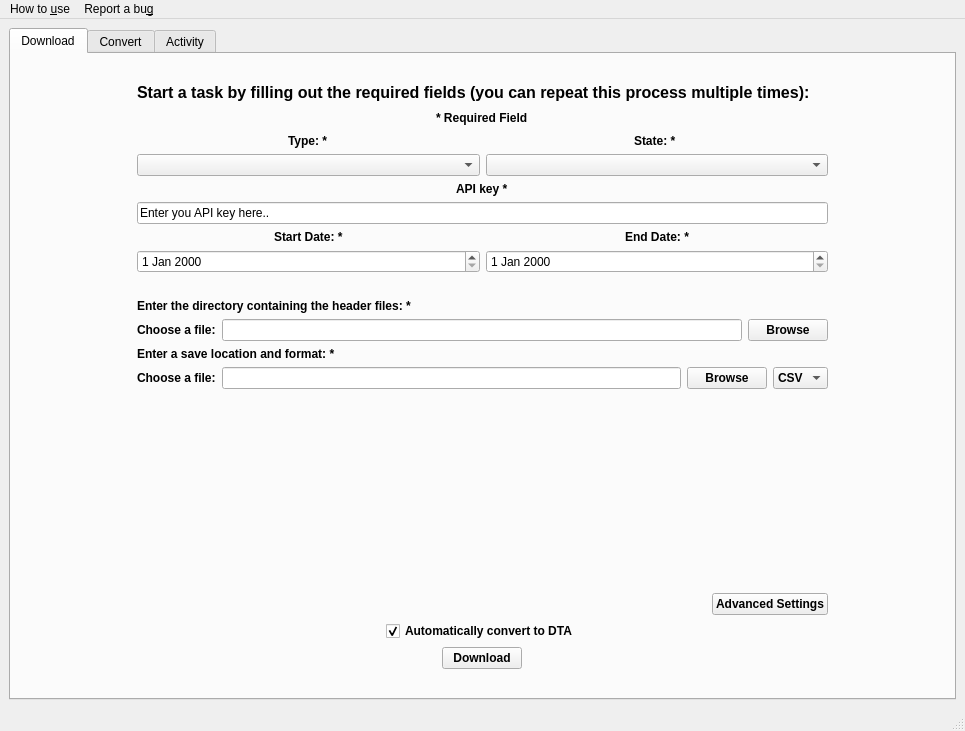
<?xml version="1.0" encoding="UTF-8"?>
<ui version="4.0">
 <class>DrillingInfo</class>
 <widget class="QMainWindow" name="DrillingInfo">
  <property name="geometry">
   <rect>
    <x>0</x>
    <y>0</y>
    <width>965</width>
    <height>731</height>
   </rect>
  </property>
  <property name="sizePolicy">
   <sizepolicy hsizetype="Preferred" vsizetype="Preferred">
    <horstretch>0</horstretch>
    <verstretch>0</verstretch>
   </sizepolicy>
  </property>
  <property name="minimumSize">
   <size>
    <width>867</width>
    <height>615</height>
   </size>
  </property>
  <property name="windowTitle">
   <string>DrillingInfo Scraper</string>
  </property>
  <property name="styleSheet">
   <string notr="true"/>
  </property>
  <widget class="QWidget" name="centralwidget">
   <property name="sizePolicy">
    <sizepolicy hsizetype="Expanding" vsizetype="Expanding">
     <horstretch>0</horstretch>
     <verstretch>0</verstretch>
    </sizepolicy>
   </property>
   <property name="sizeIncrement">
    <size>
     <width>0</width>
     <height>0</height>
    </size>
   </property>
   <layout class="QGridLayout" name="gridLayout_2">
    <item row="0" column="0">
     <layout class="QGridLayout" name="gridLayout_3">
      <item row="0" column="0">
       <widget class="QTabWidget" name="Tabs">
        <property name="enabled">
         <bool>true</bool>
        </property>
        <property name="sizePolicy">
         <sizepolicy hsizetype="Preferred" vsizetype="Expanding">
          <horstretch>0</horstretch>
          <verstretch>0</verstretch>
         </sizepolicy>
        </property>
        <property name="styleSheet">
         <string notr="true"/>
        </property>
        <property name="currentIndex">
         <number>0</number>
        </property>
        <widget class="QWidget" name="Download">
         <property name="sizePolicy">
          <sizepolicy hsizetype="Expanding" vsizetype="Expanding">
           <horstretch>0</horstretch>
           <verstretch>0</verstretch>
          </sizepolicy>
         </property>
         <property name="font">
          <font>
           <weight>50</weight>
           <bold>false</bold>
          </font>
         </property>
         <property name="toolTip">
          <string/>
         </property>
         <property name="whatsThis">
          <string>&lt;html&gt;&lt;head/&gt;&lt;body&gt;&lt;p&gt;Download&lt;/p&gt;&lt;/body&gt;&lt;/html&gt;</string>
         </property>
         <property name="accessibleName">
          <string/>
         </property>
         <attribute name="title">
          <string>Download</string>
         </attribute>
         <layout class="QGridLayout" name="gridLayout_4">
          <item row="1" column="1">
           <layout class="QHBoxLayout" name="horizontalLayout_10">
            <item alignment="Qt::AlignHCenter">
             <widget class="QLabel" name="label_5">
              <property name="font">
               <font>
                <pointsize>12</pointsize>
                <weight>75</weight>
                <bold>true</bold>
               </font>
              </property>
              <property name="text">
               <string>Start a task by filling out the required fields (you can repeat this process multiple times):</string>
              </property>
             </widget>
            </item>
           </layout>
          </item>
          <item row="0" column="1">
           <spacer name="horizontalSpacer_7">
            <property name="orientation">
             <enum>Qt::Horizontal</enum>
            </property>
            <property name="sizeHint" stdset="0">
             <size>
              <width>40</width>
              <height>20</height>
             </size>
            </property>
           </spacer>
          </item>
          <item row="5" column="1" colspan="4">
           <layout class="QGridLayout" name="gridLayout" rowstretch="0,0,0,0,0,0,0" columnstretch="0,0">
            <property name="sizeConstraint">
             <enum>QLayout::SetDefaultConstraint</enum>
            </property>
            <item row="5" column="1">
             <widget class="QDateEdit" name="end_dateEdit"/>
            </item>
            <item row="5" column="0">
             <widget class="QDateEdit" name="start_dateEdit"/>
            </item>
            <item row="3" column="0" colspan="2">
             <widget class="QLineEdit" name="api_lineEdit">
              <property name="text">
               <string>Enter you API key here..</string>
              </property>
             </widget>
            </item>
            <item row="0" column="0" alignment="Qt::AlignHCenter">
             <widget class="QLabel" name="label_6">
              <property name="font">
               <font>
                <weight>75</weight>
                <bold>true</bold>
               </font>
              </property>
              <property name="styleSheet">
               <string notr="true"/>
              </property>
              <property name="text">
               <string>Type: *</string>
              </property>
             </widget>
            </item>
            <item row="2" column="0" colspan="2" alignment="Qt::AlignHCenter">
             <widget class="QLabel" name="apiLabel">
              <property name="font">
               <font>
                <weight>75</weight>
                <bold>true</bold>
               </font>
              </property>
              <property name="styleSheet">
               <string notr="true"/>
              </property>
              <property name="text">
               <string>API key *</string>
              </property>
             </widget>
            </item>
            <item row="1" column="1">
             <widget class="QComboBox" name="state_comboBox">
              <property name="sizePolicy">
               <sizepolicy hsizetype="Preferred" vsizetype="Fixed">
                <horstretch>0</horstretch>
                <verstretch>0</verstretch>
               </sizepolicy>
              </property>
             </widget>
            </item>
            <item row="1" column="0">
             <widget class="QComboBox" name="type_comboBox">
              <property name="sizePolicy">
               <sizepolicy hsizetype="Preferred" vsizetype="Fixed">
                <horstretch>0</horstretch>
                <verstretch>0</verstretch>
               </sizepolicy>
              </property>
             </widget>
            </item>
            <item row="0" column="1" alignment="Qt::AlignHCenter">
             <widget class="QLabel" name="label_9">
              <property name="font">
               <font>
                <weight>75</weight>
                <bold>true</bold>
               </font>
              </property>
              <property name="styleSheet">
               <string notr="true"/>
              </property>
              <property name="text">
               <string>State: * </string>
              </property>
             </widget>
            </item>
            <item row="4" column="0" alignment="Qt::AlignHCenter">
             <widget class="QLabel" name="startLabel">
              <property name="font">
               <font>
                <weight>75</weight>
                <bold>true</bold>
               </font>
              </property>
              <property name="styleSheet">
               <string notr="true"/>
              </property>
              <property name="text">
               <string>Start Date: *</string>
              </property>
             </widget>
            </item>
            <item row="4" column="1" alignment="Qt::AlignHCenter">
             <widget class="QLabel" name="endLabel">
              <property name="font">
               <font>
                <weight>75</weight>
                <bold>true</bold>
               </font>
              </property>
              <property name="styleSheet">
               <string notr="true"/>
              </property>
              <property name="text">
               <string>End Date: *</string>
              </property>
             </widget>
            </item>
            <item row="6" column="0">
             <spacer name="horizontalSpacer_3">
              <property name="orientation">
               <enum>Qt::Horizontal</enum>
              </property>
              <property name="sizeHint" stdset="0">
               <size>
                <width>40</width>
                <height>20</height>
               </size>
              </property>
             </spacer>
            </item>
            <item row="6" column="1">
             <spacer name="horizontalSpacer_4">
              <property name="orientation">
               <enum>Qt::Horizontal</enum>
              </property>
              <property name="sizeHint" stdset="0">
               <size>
                <width>40</width>
                <height>20</height>
               </size>
              </property>
             </spacer>
            </item>
           </layout>
          </item>
          <item row="11" column="1">
           <spacer name="horizontalSpacer_10">
            <property name="orientation">
             <enum>Qt::Horizontal</enum>
            </property>
            <property name="sizeHint" stdset="0">
             <size>
              <width>40</width>
              <height>20</height>
             </size>
            </property>
           </spacer>
          </item>
          <item row="10" column="1" colspan="4">
           <layout class="QVBoxLayout" name="verticalLayout">
            <item>
             <widget class="QLabel" name="prodLabel">
              <property name="font">
               <font>
                <weight>75</weight>
                <bold>true</bold>
               </font>
              </property>
              <property name="styleSheet">
               <string notr="true"/>
              </property>
              <property name="text">
               <string>Enter the directory containing the header files: *</string>
              </property>
             </widget>
            </item>
            <item>
             <layout class="QHBoxLayout" name="horizontalLayout">
              <item>
               <widget class="QLabel" name="prodm_choose">
                <property name="font">
                 <font>
                  <weight>75</weight>
                  <bold>true</bold>
                 </font>
                </property>
                <property name="text">
                 <string>Choose a file:</string>
                </property>
               </widget>
              </item>
              <item>
               <widget class="QLineEdit" name="prodm_lineEdit"/>
              </item>
              <item>
               <widget class="QPushButton" name="prodm_browse">
                <property name="font">
                 <font>
                  <weight>75</weight>
                  <bold>true</bold>
                 </font>
                </property>
                <property name="text">
                 <string>Browse</string>
                </property>
               </widget>
              </item>
             </layout>
            </item>
            <item>
             <widget class="QLabel" name="label_13">
              <property name="font">
               <font>
                <weight>75</weight>
                <bold>true</bold>
               </font>
              </property>
              <property name="styleSheet">
               <string notr="true"/>
              </property>
              <property name="text">
               <string>Enter a save location and format: *</string>
              </property>
             </widget>
            </item>
            <item>
             <layout class="QHBoxLayout" name="horizontalLayout_3">
              <item>
               <widget class="QLabel" name="label_12">
                <property name="font">
                 <font>
                  <weight>75</weight>
                  <bold>true</bold>
                 </font>
                </property>
                <property name="text">
                 <string>Choose a file:</string>
                </property>
               </widget>
              </item>
              <item>
               <widget class="QLineEdit" name="save_lineEdit"/>
              </item>
              <item>
               <widget class="QPushButton" name="save_browse">
                <property name="font">
                 <font>
                  <weight>75</weight>
                  <bold>true</bold>
                 </font>
                </property>
                <property name="text">
                 <string>Browse</string>
                </property>
               </widget>
              </item>
              <item>
               <widget class="QComboBox" name="format_comboBox_dl">
                <property name="font">
                 <font>
                  <weight>75</weight>
                  <bold>true</bold>
                 </font>
                </property>
                <item>
                 <property name="text">
                  <string>CSV</string>
                 </property>
                </item>
               </widget>
              </item>
             </layout>
            </item>
            <item>
             <spacer name="verticalSpacer_3">
              <property name="orientation">
               <enum>Qt::Vertical</enum>
              </property>
              <property name="sizeHint" stdset="0">
               <size>
                <width>20</width>
                <height>40</height>
               </size>
              </property>
             </spacer>
            </item>
            <item>
             <layout class="QHBoxLayout" name="horizontalLayout_12"/>
            </item>
            <item>
             <layout class="QHBoxLayout" name="horizontalLayout_4">
              <item alignment="Qt::AlignRight">
               <widget class="QPushButton" name="pushButton">
                <property name="font">
                 <font>
                  <weight>75</weight>
                  <bold>true</bold>
                 </font>
                </property>
                <property name="text">
                 <string>Advanced Settings</string>
                </property>
               </widget>
              </item>
             </layout>
            </item>
            <item alignment="Qt::AlignHCenter">
             <widget class="QCheckBox" name="dtaCheckbox">
              <property name="font">
               <font>
                <weight>75</weight>
                <bold>true</bold>
               </font>
              </property>
              <property name="text">
               <string>Automatically convert to DTA</string>
              </property>
              <property name="checked">
               <bool>true</bool>
              </property>
             </widget>
            </item>
            <item>
             <layout class="QHBoxLayout" name="horizontalLayout_14">
              <item alignment="Qt::AlignHCenter">
               <widget class="QPushButton" name="download_button">
                <property name="font">
                 <font>
                  <weight>75</weight>
                  <bold>true</bold>
                 </font>
                </property>
                <property name="styleSheet">
                 <string notr="true"/>
                </property>
                <property name="text">
                 <string>Download</string>
                </property>
               </widget>
              </item>
             </layout>
            </item>
           </layout>
          </item>
          <item row="3" column="1" colspan="4" alignment="Qt::AlignHCenter">
           <widget class="QLabel" name="label_11">
            <property name="font">
             <font>
              <weight>75</weight>
              <bold>true</bold>
             </font>
            </property>
            <property name="styleSheet">
             <string notr="true"/>
            </property>
            <property name="text">
             <string>* Required Field</string>
            </property>
           </widget>
          </item>
          <item row="3" column="0">
           <spacer name="horizontalSpacer_13">
            <property name="orientation">
             <enum>Qt::Horizontal</enum>
            </property>
            <property name="sizeHint" stdset="0">
             <size>
              <width>40</width>
              <height>20</height>
             </size>
            </property>
           </spacer>
          </item>
          <item row="11" column="5">
           <spacer name="horizontalSpacer_15">
            <property name="orientation">
             <enum>Qt::Horizontal</enum>
            </property>
            <property name="sizeHint" stdset="0">
             <size>
              <width>40</width>
              <height>20</height>
             </size>
            </property>
           </spacer>
          </item>
         </layout>
        </widget>
        <widget class="QWidget" name="Convert">
         <property name="sizePolicy">
          <sizepolicy hsizetype="Expanding" vsizetype="Expanding">
           <horstretch>0</horstretch>
           <verstretch>0</verstretch>
          </sizepolicy>
         </property>
         <attribute name="title">
          <string>Convert</string>
         </attribute>
         <layout class="QGridLayout" name="gridLayout_5">
          <item row="8" column="1">
           <spacer name="horizontalSpacer_16">
            <property name="orientation">
             <enum>Qt::Horizontal</enum>
            </property>
            <property name="sizeHint" stdset="0">
             <size>
              <width>40</width>
              <height>20</height>
             </size>
            </property>
           </spacer>
          </item>
          <item row="9" column="1">
           <spacer name="horizontalSpacer_12">
            <property name="orientation">
             <enum>Qt::Horizontal</enum>
            </property>
            <property name="sizeHint" stdset="0">
             <size>
              <width>40</width>
              <height>20</height>
             </size>
            </property>
           </spacer>
          </item>
          <item row="10" column="1">
           <spacer name="horizontalSpacer_9">
            <property name="orientation">
             <enum>Qt::Horizontal</enum>
            </property>
            <property name="sizeHint" stdset="0">
             <size>
              <width>40</width>
              <height>20</height>
             </size>
            </property>
           </spacer>
          </item>
          <item row="11" column="1">
           <layout class="QVBoxLayout" name="verticalLayout_2">
            <item>
             <layout class="QHBoxLayout" name="horizontalLayout_6">
              <item alignment="Qt::AlignHCenter">
               <widget class="QPushButton" name="convert_pushButton">
                <property name="font">
                 <font>
                  <weight>75</weight>
                  <bold>true</bold>
                 </font>
                </property>
                <property name="styleSheet">
                 <string notr="true"/>
                </property>
                <property name="text">
                 <string>Convert</string>
                </property>
               </widget>
              </item>
             </layout>
            </item>
           </layout>
          </item>
          <item row="0" column="1">
           <widget class="QLabel" name="label_3">
            <property name="text">
             <string>TextLabel</string>
            </property>
           </widget>
          </item>
          <item row="6" column="1">
           <spacer name="horizontalSpacer_11">
            <property name="orientation">
             <enum>Qt::Horizontal</enum>
            </property>
            <property name="sizeHint" stdset="0">
             <size>
              <width>40</width>
              <height>20</height>
             </size>
            </property>
           </spacer>
          </item>
          <item row="3" column="1">
           <layout class="QHBoxLayout" name="horizontalLayout_2">
            <item>
             <layout class="QHBoxLayout" name="horizontalLayout_5">
              <item>
               <widget class="QLabel" name="label_4">
                <property name="font">
                 <font>
                  <weight>75</weight>
                  <bold>true</bold>
                 </font>
                </property>
                <property name="text">
                 <string>Select a file format to convert to: </string>
                </property>
               </widget>
              </item>
              <item alignment="Qt::AlignRight">
               <widget class="QComboBox" name="format_comboBox">
                <property name="font">
                 <font>
                  <weight>75</weight>
                  <bold>true</bold>
                 </font>
                </property>
                <item>
                 <property name="text">
                  <string>DTA</string>
                 </property>
                </item>
                <item>
                 <property name="text">
                  <string>CSV</string>
                 </property>
                </item>
               </widget>
              </item>
             </layout>
            </item>
           </layout>
          </item>
          <item row="1" column="1">
           <layout class="QGridLayout" name="gridLayout_6">
            <item row="1" column="1">
             <widget class="QLabel" name="label_2">
              <property name="font">
               <font>
                <weight>75</weight>
                <bold>true</bold>
               </font>
              </property>
              <property name="text">
               <string>Save To:         </string>
              </property>
             </widget>
            </item>
            <item row="1" column="2">
             <widget class="QLineEdit" name="saveConvert_lineEdit"/>
            </item>
            <item row="0" column="2">
             <widget class="QLineEdit" name="originalfile_lineEdit"/>
            </item>
            <item row="0" column="1">
             <widget class="QLabel" name="label">
              <property name="font">
               <font>
                <weight>75</weight>
                <bold>true</bold>
               </font>
              </property>
              <property name="text">
               <string>Choose a file:</string>
              </property>
             </widget>
            </item>
            <item row="0" column="3">
             <widget class="QPushButton" name="originalfile_browse">
              <property name="font">
               <font>
                <weight>75</weight>
                <bold>true</bold>
               </font>
              </property>
              <property name="text">
               <string>Browse</string>
              </property>
             </widget>
            </item>
            <item row="1" column="4">
             <spacer name="horizontalSpacer_18">
              <property name="orientation">
               <enum>Qt::Horizontal</enum>
              </property>
              <property name="sizeHint" stdset="0">
               <size>
                <width>40</width>
                <height>20</height>
               </size>
              </property>
             </spacer>
            </item>
            <item row="0" column="0">
             <spacer name="horizontalSpacer_8">
              <property name="orientation">
               <enum>Qt::Horizontal</enum>
              </property>
              <property name="sizeHint" stdset="0">
               <size>
                <width>40</width>
                <height>20</height>
               </size>
              </property>
             </spacer>
            </item>
            <item row="1" column="3">
             <widget class="QPushButton" name="saveConvert_button">
              <property name="font">
               <font>
                <weight>75</weight>
                <bold>true</bold>
               </font>
              </property>
              <property name="text">
               <string>Browse</string>
              </property>
             </widget>
            </item>
           </layout>
          </item>
          <item row="7" column="1">
           <spacer name="horizontalSpacer_17">
            <property name="orientation">
             <enum>Qt::Horizontal</enum>
            </property>
            <property name="sizeHint" stdset="0">
             <size>
              <width>40</width>
              <height>20</height>
             </size>
            </property>
           </spacer>
          </item>
          <item row="2" column="1">
           <spacer name="horizontalSpacer">
            <property name="orientation">
             <enum>Qt::Horizontal</enum>
            </property>
            <property name="sizeHint" stdset="0">
             <size>
              <width>40</width>
              <height>20</height>
             </size>
            </property>
           </spacer>
          </item>
          <item row="13" column="1">
           <spacer name="horizontalSpacer_14">
            <property name="orientation">
             <enum>Qt::Horizontal</enum>
            </property>
            <property name="sizeHint" stdset="0">
             <size>
              <width>40</width>
              <height>20</height>
             </size>
            </property>
           </spacer>
          </item>
          <item row="4" column="1">
           <spacer name="horizontalSpacer_2">
            <property name="orientation">
             <enum>Qt::Horizontal</enum>
            </property>
            <property name="sizeHint" stdset="0">
             <size>
              <width>40</width>
              <height>20</height>
             </size>
            </property>
           </spacer>
          </item>
         </layout>
        </widget>
        <widget class="QWidget" name="Activity">
         <property name="sizePolicy">
          <sizepolicy hsizetype="Expanding" vsizetype="Expanding">
           <horstretch>0</horstretch>
           <verstretch>0</verstretch>
          </sizepolicy>
         </property>
         <property name="autoFillBackground">
          <bool>false</bool>
         </property>
         <attribute name="title">
          <string>Activity</string>
         </attribute>
         <layout class="QGridLayout" name="gridLayout_10">
          <item row="1" column="11">
           <spacer name="verticalSpacer_27">
            <property name="orientation">
             <enum>Qt::Vertical</enum>
            </property>
            <property name="sizeHint" stdset="0">
             <size>
              <width>20</width>
              <height>40</height>
             </size>
            </property>
           </spacer>
          </item>
          <item row="1" column="8">
           <layout class="QGridLayout" name="gridLayout_9">
            <item row="0" column="0">
             <layout class="QHBoxLayout" name="horizontalLayout_11">
              <item>
               <spacer name="horizontalSpacer_42">
                <property name="orientation">
                 <enum>Qt::Horizontal</enum>
                </property>
                <property name="sizeHint" stdset="0">
                 <size>
                  <width>40</width>
                  <height>20</height>
                 </size>
                </property>
               </spacer>
              </item>
              <item alignment="Qt::AlignTop">
               <widget class="QLabel" name="label_16">
                <property name="font">
                 <font>
                  <pointsize>12</pointsize>
                  <weight>75</weight>
                  <bold>true</bold>
                 </font>
                </property>
                <property name="text">
                 <string>Current jobs and statuses:</string>
                </property>
               </widget>
              </item>
              <item>
               <spacer name="horizontalSpacer_43">
                <property name="orientation">
                 <enum>Qt::Horizontal</enum>
                </property>
                <property name="sizeHint" stdset="0">
                 <size>
                  <width>40</width>
                  <height>20</height>
                 </size>
                </property>
               </spacer>
              </item>
             </layout>
            </item>
            <item row="1" column="0">
             <spacer name="horizontalSpacer_69">
              <property name="orientation">
               <enum>Qt::Horizontal</enum>
              </property>
              <property name="sizeHint" stdset="0">
               <size>
                <width>40</width>
                <height>20</height>
               </size>
              </property>
             </spacer>
            </item>
            <item row="3" column="0">
             <spacer name="horizontalSpacer_66">
              <property name="orientation">
               <enum>Qt::Horizontal</enum>
              </property>
              <property name="sizeHint" stdset="0">
               <size>
                <width>40</width>
                <height>20</height>
               </size>
              </property>
             </spacer>
            </item>
            <item row="2" column="0" alignment="Qt::AlignHCenter">
             <widget class="QTableWidget" name="statusTable">
              <property name="font">
               <font>
                <pointsize>10</pointsize>
               </font>
              </property>
              <property name="sizeAdjustPolicy">
               <enum>QAbstractScrollArea::AdjustToContentsOnFirstShow</enum>
              </property>
              <property name="editTriggers">
               <set>QAbstractItemView::NoEditTriggers</set>
              </property>
              <attribute name="horizontalHeaderHighlightSections">
               <bool>false</bool>
              </attribute>
              <attribute name="horizontalHeaderShowSortIndicator" stdset="0">
               <bool>false</bool>
              </attribute>
              <attribute name="horizontalHeaderStretchLastSection">
               <bool>true</bool>
              </attribute>
              <attribute name="verticalHeaderHighlightSections">
               <bool>false</bool>
              </attribute>
              <column>
               <property name="text">
                <string>Name</string>
               </property>
               <property name="font">
                <font>
                 <weight>75</weight>
                 <bold>true</bold>
                </font>
               </property>
              </column>
              <column>
               <property name="text">
                <string>Running</string>
               </property>
               <property name="font">
                <font>
                 <weight>75</weight>
                 <bold>true</bold>
                </font>
               </property>
              </column>
              <column>
               <property name="text">
                <string>Queued</string>
               </property>
               <property name="font">
                <font>
                 <weight>75</weight>
                 <bold>true</bold>
                </font>
               </property>
              </column>
              <column>
               <property name="text">
                <string>Paused</string>
               </property>
               <property name="font">
                <font>
                 <weight>75</weight>
                 <bold>true</bold>
                </font>
               </property>
              </column>
              <column>
               <property name="text">
                <string>Exited</string>
               </property>
               <property name="font">
                <font>
                 <weight>75</weight>
                 <bold>true</bold>
                </font>
               </property>
              </column>
             </widget>
            </item>
           </layout>
          </item>
          <item row="5" column="8">
           <spacer name="horizontalSpacer_44">
            <property name="orientation">
             <enum>Qt::Horizontal</enum>
            </property>
            <property name="sizeHint" stdset="0">
             <size>
              <width>40</width>
              <height>20</height>
             </size>
            </property>
           </spacer>
          </item>
          <item row="0" column="8">
           <spacer name="horizontalSpacer_67">
            <property name="orientation">
             <enum>Qt::Horizontal</enum>
            </property>
            <property name="sizeHint" stdset="0">
             <size>
              <width>40</width>
              <height>20</height>
             </size>
            </property>
           </spacer>
          </item>
          <item row="3" column="8">
           <layout class="QHBoxLayout" name="horizontalLayout_13">
            <item>
             <widget class="QPushButton" name="clearSelected">
              <property name="font">
               <font>
                <weight>75</weight>
                <bold>true</bold>
               </font>
              </property>
              <property name="text">
               <string>Clear Selected</string>
              </property>
             </widget>
            </item>
            <item>
             <widget class="QPushButton" name="increasePriority">
              <property name="font">
               <font>
                <weight>75</weight>
                <bold>true</bold>
               </font>
              </property>
              <property name="text">
               <string>Increase Priority</string>
              </property>
             </widget>
            </item>
            <item>
             <widget class="QPushButton" name="shutdown_pushButton">
              <property name="font">
               <font>
                <weight>75</weight>
                <bold>true</bold>
               </font>
              </property>
              <property name="text">
               <string>Shutdown Selected</string>
              </property>
             </widget>
            </item>
           </layout>
          </item>
          <item row="2" column="8">
           <layout class="QHBoxLayout" name="horizontalLayout_9">
            <item>
             <widget class="QPushButton" name="pauseSelected">
              <property name="font">
               <font>
                <weight>75</weight>
                <bold>true</bold>
               </font>
              </property>
              <property name="text">
               <string>Pause Selected</string>
              </property>
             </widget>
            </item>
            <item>
             <widget class="QPushButton" name="resumeSelected">
              <property name="font">
               <font>
                <weight>75</weight>
                <bold>true</bold>
               </font>
              </property>
              <property name="text">
               <string>Resume Selected</string>
              </property>
             </widget>
            </item>
            <item>
             <widget class="QPushButton" name="queueSelected">
              <property name="font">
               <font>
                <weight>75</weight>
                <bold>true</bold>
               </font>
              </property>
              <property name="text">
               <string>Queue Selected</string>
              </property>
             </widget>
            </item>
           </layout>
          </item>
          <item row="1" column="5">
           <spacer name="verticalSpacer_16">
            <property name="orientation">
             <enum>Qt::Vertical</enum>
            </property>
            <property name="sizeHint" stdset="0">
             <size>
              <width>20</width>
              <height>40</height>
             </size>
            </property>
           </spacer>
          </item>
          <item row="1" column="1">
           <spacer name="verticalSpacer_5">
            <property name="orientation">
             <enum>Qt::Vertical</enum>
            </property>
            <property name="sizeHint" stdset="0">
             <size>
              <width>20</width>
              <height>40</height>
             </size>
            </property>
           </spacer>
          </item>
          <item row="1" column="7">
           <spacer name="verticalSpacer_18">
            <property name="orientation">
             <enum>Qt::Vertical</enum>
            </property>
            <property name="sizeHint" stdset="0">
             <size>
              <width>20</width>
              <height>40</height>
             </size>
            </property>
           </spacer>
          </item>
          <item row="1" column="15">
           <spacer name="verticalSpacer_4">
            <property name="orientation">
             <enum>Qt::Vertical</enum>
            </property>
            <property name="sizeHint" stdset="0">
             <size>
              <width>20</width>
              <height>40</height>
             </size>
            </property>
           </spacer>
          </item>
          <item row="1" column="3">
           <spacer name="verticalSpacer_31">
            <property name="orientation">
             <enum>Qt::Vertical</enum>
            </property>
            <property name="sizeHint" stdset="0">
             <size>
              <width>20</width>
              <height>40</height>
             </size>
            </property>
           </spacer>
          </item>
          <item row="1" column="16">
           <spacer name="verticalSpacer_2">
            <property name="orientation">
             <enum>Qt::Vertical</enum>
            </property>
            <property name="sizeHint" stdset="0">
             <size>
              <width>20</width>
              <height>40</height>
             </size>
            </property>
           </spacer>
          </item>
          <item row="1" column="2">
           <spacer name="verticalSpacer_25">
            <property name="orientation">
             <enum>Qt::Vertical</enum>
            </property>
            <property name="sizeHint" stdset="0">
             <size>
              <width>20</width>
              <height>40</height>
             </size>
            </property>
           </spacer>
          </item>
          <item row="1" column="0">
           <spacer name="verticalSpacer">
            <property name="orientation">
             <enum>Qt::Vertical</enum>
            </property>
            <property name="sizeHint" stdset="0">
             <size>
              <width>20</width>
              <height>40</height>
             </size>
            </property>
           </spacer>
          </item>
          <item row="1" column="10">
           <spacer name="verticalSpacer_23">
            <property name="orientation">
             <enum>Qt::Vertical</enum>
            </property>
            <property name="sizeHint" stdset="0">
             <size>
              <width>20</width>
              <height>40</height>
             </size>
            </property>
           </spacer>
          </item>
          <item row="1" column="9">
           <spacer name="verticalSpacer_17">
            <property name="orientation">
             <enum>Qt::Vertical</enum>
            </property>
            <property name="sizeHint" stdset="0">
             <size>
              <width>20</width>
              <height>40</height>
             </size>
            </property>
           </spacer>
          </item>
          <item row="1" column="6">
           <spacer name="verticalSpacer_24">
            <property name="orientation">
             <enum>Qt::Vertical</enum>
            </property>
            <property name="sizeHint" stdset="0">
             <size>
              <width>20</width>
              <height>40</height>
             </size>
            </property>
           </spacer>
          </item>
          <item row="1" column="4">
           <spacer name="verticalSpacer_26">
            <property name="orientation">
             <enum>Qt::Vertical</enum>
            </property>
            <property name="sizeHint" stdset="0">
             <size>
              <width>20</width>
              <height>40</height>
             </size>
            </property>
           </spacer>
          </item>
          <item row="1" column="13">
           <spacer name="verticalSpacer_13">
            <property name="orientation">
             <enum>Qt::Vertical</enum>
            </property>
            <property name="sizeHint" stdset="0">
             <size>
              <width>20</width>
              <height>40</height>
             </size>
            </property>
           </spacer>
          </item>
          <item row="1" column="14">
           <spacer name="verticalSpacer_7">
            <property name="orientation">
             <enum>Qt::Vertical</enum>
            </property>
            <property name="sizeHint" stdset="0">
             <size>
              <width>20</width>
              <height>40</height>
             </size>
            </property>
           </spacer>
          </item>
          <item row="1" column="12">
           <spacer name="verticalSpacer_11">
            <property name="orientation">
             <enum>Qt::Vertical</enum>
            </property>
            <property name="sizeHint" stdset="0">
             <size>
              <width>20</width>
              <height>40</height>
             </size>
            </property>
           </spacer>
          </item>
          <item row="2" column="9">
           <spacer name="horizontalSpacer_5">
            <property name="orientation">
             <enum>Qt::Horizontal</enum>
            </property>
            <property name="sizeHint" stdset="0">
             <size>
              <width>40</width>
              <height>20</height>
             </size>
            </property>
           </spacer>
          </item>
          <item row="2" column="7">
           <spacer name="horizontalSpacer_6">
            <property name="orientation">
             <enum>Qt::Horizontal</enum>
            </property>
            <property name="sizeHint" stdset="0">
             <size>
              <width>40</width>
              <height>20</height>
             </size>
            </property>
           </spacer>
          </item>
         </layout>
        </widget>
       </widget>
      </item>
     </layout>
    </item>
   </layout>
  </widget>
  <widget class="QMenuBar" name="menubar">
   <property name="geometry">
    <rect>
     <x>0</x>
     <y>0</y>
     <width>965</width>
     <height>30</height>
    </rect>
   </property>
   <widget class="QMenu" name="menuDrilling_Info">
    <property name="title">
     <string>How to &amp;use</string>
    </property>
   </widget>
   <widget class="QMenu" name="menuReport_a_bug">
    <property name="title">
     <string>Report a bu&amp;g</string>
    </property>
    <addaction name="actionSend_bug_reports_to_danny_smyda_gmail_com"/>
   </widget>
   <addaction name="menuDrilling_Info"/>
   <addaction name="menuReport_a_bug"/>
  </widget>
  <widget class="QStatusBar" name="statusbar"/>
  <action name="actionSend_bug_reports_to_danny_smyda_gmail_com">
   <property name="text">
    <string>&amp;Send bug reports to danny.smyda@gmail.com</string>
   </property>
  </action>
 </widget>
 <resources/>
 <connections/>
</ui>
